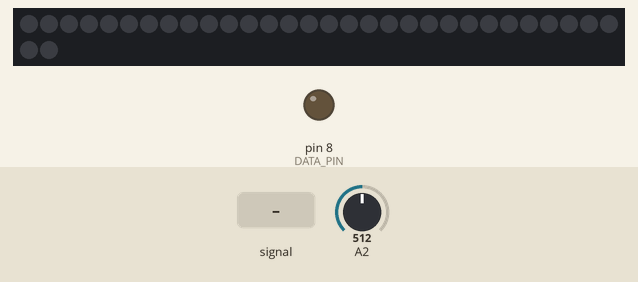
The sketch below on a simulated Arduino Uno, built with avr-gcc and run on an emulated ATmega328P. On the bench: 32 RGB LEDs in strip order, left to right, continuing on the next row, output pins drawn as LEDs (lit = HIGH). The test bench sets the inputs (shaded band); at power-on: A2 = 512. Dim RGB values are drawn brighter than linear; colours are those a GRB WS2812 strip shows for the declared byte order.

Above: at 2.2 s.
2.3 s: A2 fed a 2 Hz sine of ±306 counts around its level
At 2.46 s:
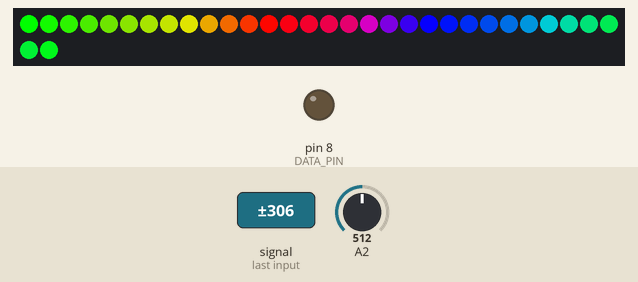
4.7 s: A2 set to 245
At 6.3 s:
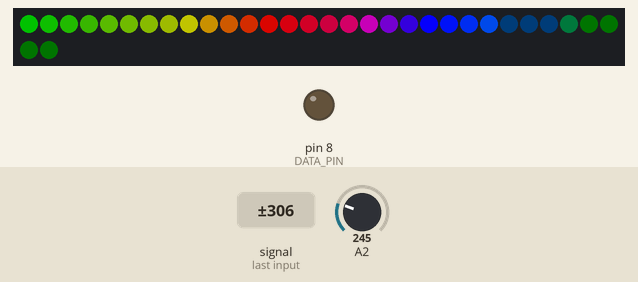
7.7 s: A2 set to 0
At 8.9 s:
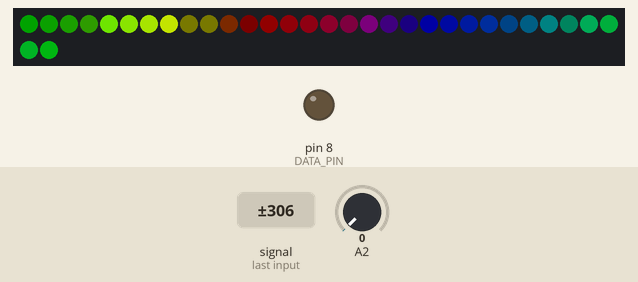
10.7 s: A2 set to 511
At 12.0 s:
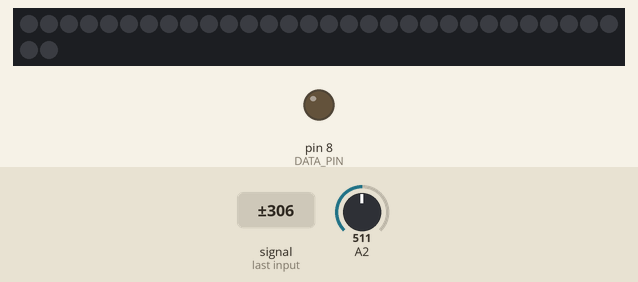
12.3 s: A2 set to 245
At 13.0 s:
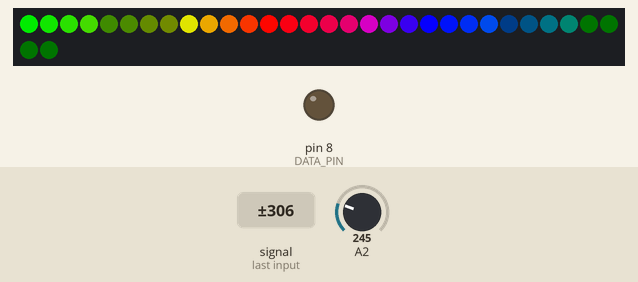
14.9 s: A2 set to 1023
At 15.6 s:
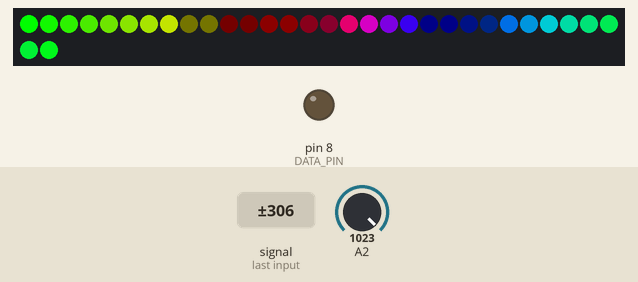
Timing chart, 0 to 17.9 s (numbered marks = the images above; inputs shaded):
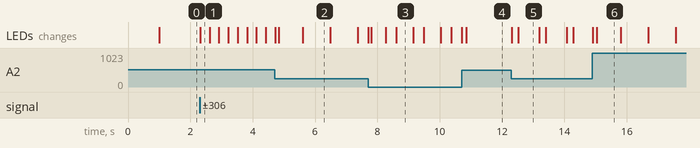

The sketch:

tiny_music.ino
```cpp
// (licence header left out)
#include <avr/io.h>
#include <avr/interrupt.h>
#include <FastLED.h>

#define N                    (16) // N-points (FFT)
#define B                    (3 * N / 4) // b-value (FFT)

#define DATA_PIN 0 // Pin 0 for ATTiny
#define NUM_LEDS 32

CRGB strip[NUM_LEDS];
int ledGrouping = (NUM_LEDS / (N>>1)); // number of LEDs per frequency range
int brightness[N>>1]; // store brightness values
unsigned int valueMax[N>>1]; // current max power values
int brightnessMax = 255; // max LED brighness
int fadeSpeed = 16; // speed of fading LEDs between pulses
int recoveryChecks = 100; // number of checks before raising sensitivity
int recoveryCounter[N>>1]; // sensitivity recovery counters per frequency range

const int W[N] = {16,15,13,9,1,-6,-10,-12,-13,-12,-10,-6,1,9,13,15}; // twiddle factors (FFT)
int samples[N]; // raw samples (ADC)
unsigned int power[N>>1]; // power spectrum (FFT)
volatile int counter = 0;

static void fft(void);

void setup(){
  /* setup */
  FastLED.addLeds<WS2812, DATA_PIN, RGB>(strip, NUM_LEDS); // setup the strip
  for(int j = 0; j < (N>>1); j++){
    recoveryCounter[j] = 0; // set up sensitivity recover counters
  }
  delay(1000);

  DDRB |= _BV(DATA_PIN); // set LED pins as OUTPUT
  ADCSRA |= _BV(ADPS2)|_BV(ADPS0); // set ADC division factor to 256
  ADCSRA |= _BV(ADEN)|_BV(ADIE); // enable ADC interrupt
  ADMUX = _BV(MUX1); // set ADC2 (PB4) as audio input
  ADMUX |= _BV(ADLAR); // left adjust of ADC result
  sei(); // enable global interrupts
  ADCSRA |= _BV(ADSC); // start first signal acquisition
}
  /* loop */
void loop() {

  if (counter == N) {
    fft(); // do some DSP

    int i = 0; // declare 'i' now to allow rainbow effect across entire strip in chunks
    for(int j = 0; j < (N>>1); j++){
      if (power[j] > valueMax[j]){ // set current max power
        valueMax[j] = power[j];
      }
      int tempBrightness = map(power[j], 0, valueMax[j], 0, brightnessMax); //set up brightness of current power level
      if(power[j] < (valueMax[j] / 2)){ //recovery of sensitivity per frequency
        if(power[j] > 8){
          recoveryCounter[j]++;
          if (recoveryCounter[j] >= recoveryChecks){
            recoveryCounter[j] = 0;
            valueMax[j] -= (valueMax[j] / 8) - 1; //raise brightness by lowering max recorded value
          }
        }
      }else{
        recoveryCounter[j] = 0;
      }
      if (tempBrightness > brightnessMax){
        brightness[j] = brightnessMax; // makes sure mapped value does not exceed max brightness
      }else if (tempBrightness < 0){
        brightness[j] = 0;  // makes sure no negative values
      }else if(brightness[j] < tempBrightness){
        brightness[j] = tempBrightness;  // max jump down in brightness is half previous brightness
      }
      for (i; i < ((ledGrouping * j) + ledGrouping); i++) { //set current grouping of LEDs
        strip[i].setHSV((i * 255 / NUM_LEDS), 255, brightness[j]);
      }
      if (brightness[j] >= fadeSpeed){ // failsafe to fade LEDs even if brightness not changed
        brightness[j] -= fadeSpeed;
      }else{
        brightness[j] = 0; // sets extreme low values to 0 (not really necessary)
      }
    }
    FastLED.show();
    counter = 0; // reset samples counter
    ADCSRA |= _BV(ADSC); // trigger next signal acqusistion
  }
}
ISR(ADC_vect)
{
  if (counter < N) {
    samples[counter++] = ADCH - 128; // read raw sample <-128 to 127>
    ADCSRA |= _BV(ADSC); // trigger next signal acquisition
  }
}

/**
 * Twiddle-factor-based FFT algorithm with reduced memory access.
 */
void fft(void)
{
  int a, b, i, j;
  unsigned int re[N];
  unsigned int im[N];

  for (i = 0; i < N; ++i) {
    re[i] = 0;
    im[i] = 0;
  }
  for (i = 0; i < (N>>1); ++i) {
    a = 0;
    b = B;
    int leveler = (int)(((((N>>1) - i) * ((N>>1) - i)) / 3) + 3); //dynamic leveling of power value
    for (j = 0; j < N; ++j) {
      re[i] += (W[a%N] * samples[j]) / leveler;
      im[i] -= (W[b%N] * samples[j]) / leveler;
      a += i;
      b += i;
    }
    power[i] = (re[i] * re[i] + im[i] * im[i]) >> 4;
  }
}
```

Measured:
- after the input at 2.3 s, the LEDs: change at once (image 1)
- after the input at 10.7 s, the LEDs: first change at once (image 4 shows a later state)
- after the input at 12.3 s, the LEDs: first change at once (image 5 shows a later state)
